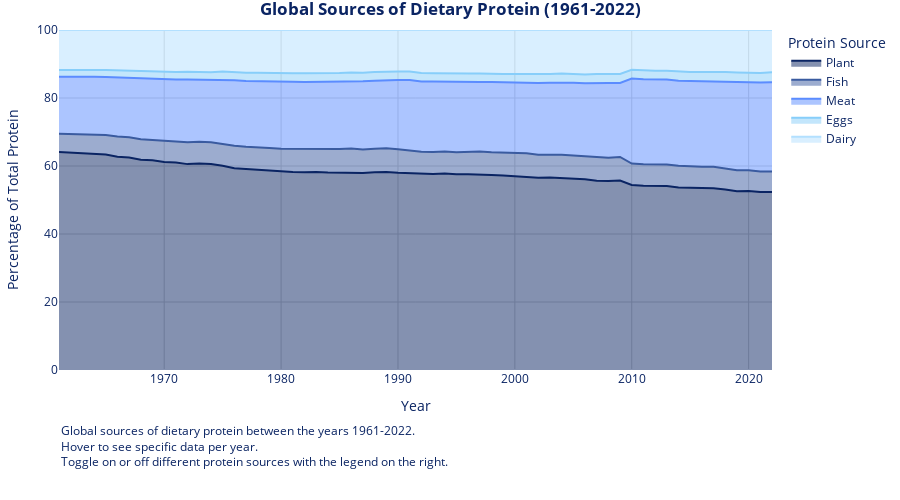

The notebook cell this image was saved under:
### Code cell
import pandas as pd
import plotly.express as px

df = pd.read_csv('../data/per-capita-sources-of-protein.csv')

df.columns = [col.split('|')[0].strip() for col in df.columns]

protein_cols = [
    'Vegetal Products',
    'Fish and seafood',
    'Meat, total',
    'All egg products',
    'Milk'
]

df = df.dropna(subset=protein_cols)

df_world = df.groupby('Year')[protein_cols].sum().reset_index()

df_world['Total'] = df_world[protein_cols].sum(axis=1)

for col in protein_cols:
    df_world[col] = df_world[col] / df_world['Total'] * 100

df_world = df_world.rename(columns={
    'Vegetal Products': 'Plant',
    'Fish and seafood': 'Fish',
    'Meat, total': 'Meat',
    'All egg products': 'Eggs',
    'Milk': 'Dairy'
})

fig = px.area(
    df_world,
    x='Year',
    y=['Plant', 'Fish', 'Meat', 'Eggs', 'Dairy'],
    labels={
        'value': 'Percentage of Total Protein',
        'Year': 'Year',
        'variable': 'Protein Source'
    },
    color_discrete_sequence=['#0a2463', '#3a5ba0', '#5b8cff', '#87cefa', '#b3e0ff']
)

fig.update_traces(
    hovertemplate="<b>%{fullData.name}</b><br>%{y:.1f}%<extra></extra>",
    opacity=1
)

fig.update_layout(
    hovermode='x unified',
    legend_title_text='Protein Source',
    plot_bgcolor='white',
    yaxis=dict(
        title='Percentage of Total Protein',
        range=[0, 100],
        gridcolor='lightgray'
    ),
    xaxis=dict(
        title='Year',
        gridcolor='lightgray'
    ),
    margin={'l': 30, 'b': 130, 'r': 30, 't': 30},
    title={
        'text': '<b>Global Sources of Dietary Protein (1961-2022)</b>',
        'x': 0.5,
        'xanchor': 'center'}, 
    font=dict(color='#0a2463'),
    height=500
)

fig.add_annotation(x=0, y=-0.3,
                   xref="paper", yref="paper",
                   showarrow=False,
                   align='left',
                   xanchor='left', yanchor='bottom',
                   text="Global sources of dietary protein between the years 1961-2022. <br>" + \
                        'Hover to see specific data per year.<br>'
                        'Toggle on or off different protein sources with the legend on the right.')

fig.update_annotations(
    font=dict(color='#0a2463')
)

fig.show()

### Figure 1 — Plotly figure (JSON) as saved in the notebook; plotly's stock layout.template omitted (floating-point values rounded to 4 significant figures)
{"data": [{"fillpattern": {"shape": ""}, "hovertemplate": "<b>%{fullData.name}</b><br>%{y:.1f}%<extra></extra>", "legendgroup": "Plant", "line": {"color": "#0a2463"}, "marker": {"symbol": "circle"}, "mode": "lines", "name": "Plant", "opacity": 1, "orientation": "v", "showlegend": true, "stackgroup": "1", "type": "scatter", "x": [1961, 1962, 1963, 1964, 1965, 1966, 1967, 1968, 1969, 1970, 1971, 1972, 1973, 1974, 1975, 1976, 1977, 1978, 1979, 1980, 1981, 1982, 1983, 1984, 1985, 1986, 1987, 1988, 1989, 1990, 1991, 1992, 1993, 1994, 1995, 1996, 1997, 1998, 1999, 2000, 2001, 2002, 2003, 2004, 2005, 2006, 2007, 2008, 2009, 2010, 2011, 2012, 2013, 2014, 2015, 2016, 2017, 2018, 2019, 2020, 2021, 2022], "xaxis": "x", "y": [64.1, 63.91, 63.62, 63.57, 63.37, 62.7, 62.49, 61.86, 61.72, 61.17, 61.02, 60.55, 60.73, 60.55, 60.05, 59.32, 59.09, 58.73, 58.66, 58.37, 58.26, 58.15, 58.23, 58.06, 58.01, 58.05, 57.95, 58.16, 58.24, 58.02, 57.94, 57.72, 57.67, 57.79, 57.57, 57.61, 57.54, 57.39, 57.17, 56.93, 56.86, 56.56, 56.62, 56.49, 56.18, 56.12, 55.64, 55.56, 55.73, 54.41, 54.18, 54.14, 54.11, 53.67, 53.56, 53.47, 53.48, 53.09, 52.55, 52.66, 52.33, 52.35], "yaxis": "y"}, {"fillpattern": {"shape": ""}, "hovertemplate": "<b>%{fullData.name}</b><br>%{y:.1f}%<extra></extra>", "legendgroup": "Fish", "line": {"color": "#3a5ba0"}, "marker": {"symbol": "circle"}, "mode": "lines", "name": "Fish", "opacity": 1, "orientation": "v", "showlegend": true, "stackgroup": "1", "type": "scatter", "x": [1961, 1962, 1963, 1964, 1965, 1966, 1967, 1968, 1969, 1970, 1971, 1972, 1973, 1974, 1975, 1976, 1977, 1978, 1979, 1980, 1981, 1982, 1983, 1984, 1985, 1986, 1987, 1988, 1989, 1990, 1991, 1992, 1993, 1994, 1995, 1996, 1997, 1998, 1999, 2000, 2001, 2002, 2003, 2004, 2005, 2006, 2007, 2008, 2009, 2010, 2011, 2012, 2013, 2014, 2015, 2016, 2017, 2018, 2019, 2020, 2021, 2022], "xaxis": "x", "y": [5.356, 5.413, 5.564, 5.604, 5.744, 5.997, 5.967, 6.006, 5.951, 6.287, 6.234, 6.4, 6.419, 6.407, 6.431, 6.639, 6.572, 6.658, 6.598, 6.725, 6.821, 6.753, 6.809, 6.95, 7.022, 7.066, 6.923, 6.896, 6.979, 6.877, 6.687, 6.442, 6.477, 6.474, 6.489, 6.601, 6.691, 6.631, 6.727, 6.732, 6.853, 6.79, 6.814, 6.846, 6.921, 6.813, 6.96, 6.893, 6.924, 6.3, 6.321, 6.296, 6.306, 6.407, 6.312, 6.316, 6.275, 6.217, 6.229, 6.064, 6.037, 6.004], "yaxis": "y"}, {"fillpattern": {"shape": ""}, "hovertemplate": "<b>%{fullData.name}</b><br>%{y:.1f}%<extra></extra>", "legendgroup": "Meat", "line": {"color": "#5b8cff"}, "marker": {"symbol": "circle"}, "mode": "lines", "name": "Meat", "opacity": 1, "orientation": "v", "showlegend": true, "stackgroup": "1", "type": "scatter", "x": [1961, 1962, 1963, 1964, 1965, 1966, 1967, 1968, 1969, 1970, 1971, 1972, 1973, 1974, 1975, 1976, 1977, 1978, 1979, 1980, 1981, 1982, 1983, 1984, 1985, 1986, 1987, 1988, 1989, 1990, 1991, 1992, 1993, 1994, 1995, 1996, 1997, 1998, 1999, 2000, 2001, 2002, 2003, 2004, 2005, 2006, 2007, 2008, 2009, 2010, 2011, 2012, 2013, 2014, 2015, 2016, 2017, 2018, 2019, 2020, 2021, 2022], "xaxis": "x", "y": [16.82, 17.01, 17.08, 17.09, 17.09, 17.36, 17.5, 17.92, 18.01, 18.1, 18.16, 18.46, 18.21, 18.32, 18.94, 19.22, 19.33, 19.52, 19.53, 19.61, 19.68, 19.83, 19.7, 19.71, 19.77, 19.85, 20.04, 20.04, 20.07, 20.38, 20.66, 20.67, 20.67, 20.49, 20.61, 20.53, 20.5, 20.71, 20.7, 20.91, 20.77, 21.06, 21.09, 21.26, 21.39, 21.38, 21.84, 21.98, 21.79, 25.03, 25.01, 25.04, 24.99, 24.99, 25.12, 25.15, 25.19, 25.56, 25.92, 25.81, 26.15, 26.31], "yaxis": "y"}, {"fillpattern": {"shape": ""}, "hovertemplate": "<b>%{fullData.name}</b><br>%{y:.1f}%<extra></extra>", "legendgroup": "Eggs", "line": {"color": "#87cefa"}, "marker": {"symbol": "circle"}, "mode": "lines", "name": "Eggs", "opacity": 1, "orientation": "v", "showlegend": true, "stackgroup": "1", "type": "scatter", "x": [1961, 1962, 1963, 1964, 1965, 1966, 1967, 1968, 1969, 1970, 1971, 1972, 1973, 1974, 1975, 1976, 1977, 1978, 1979, 1980, 1981, 1982, 1983, 1984, 1985, 1986, 1987, 1988, 1989, 1990, 1991, 1992, 1993, 1994, 1995, 1996, 1997, 1998, 1999, 2000, 2001, 2002, 2003, 2004, 2005, 2006, 2007, 2008, 2009, 2010, 2011, 2012, 2013, 2014, 2015, 2016, 2017, 2018, 2019, 2020, 2021, 2022], "xaxis": "x", "y": [1.916, 1.93, 1.955, 1.998, 2.029, 2.067, 2.112, 2.137, 2.193, 2.256, 2.267, 2.299, 2.289, 2.314, 2.384, 2.395, 2.434, 2.498, 2.526, 2.536, 2.548, 2.572, 2.555, 2.555, 2.553, 2.569, 2.527, 2.54, 2.484, 2.535, 2.51, 2.542, 2.481, 2.478, 2.484, 2.433, 2.489, 2.521, 2.476, 2.472, 2.525, 2.548, 2.538, 2.585, 2.569, 2.587, 2.61, 2.614, 2.595, 2.543, 2.535, 2.572, 2.614, 2.666, 2.66, 2.693, 2.738, 2.763, 2.824, 2.831, 2.825, 2.888], "yaxis": "y"}, {"fillpattern": {"shape": ""}, "hovertemplate": "<b>%{fullData.name}</b><br>%{y:.1f}%<extra></extra>", "legendgroup": "Dairy", "line": {"color": "#b3e0ff"}, "marker": {"symbol": "circle"}, "mode": "lines", "name": "Dairy", "opacity": 1, "orientation": "v", "showlegend": true, "stackgroup": "1", "type": "scatter", "x": [1961, 1962, 1963, 1964, 1965, 1966, 1967, 1968, 1969, 1970, 1971, 1972, 1973, 1974, 1975, 1976, 1977, 1978, 1979, 1980, 1981, 1982, 1983, 1984, 1985, 1986, 1987, 1988, 1989, 1990, 1991, 1992, 1993, 1994, 1995, 1996, 1997, 1998, 1999, 2000, 2001, 2002, 2003, 2004, 2005, 2006, 2007, 2008, 2009, 2010, 2011, 2012, 2013, 2014, 2015, 2016, 2017, 2018, 2019, 2020, 2021, 2022], "xaxis": "x", "y": [11.8, 11.73, 11.77, 11.74, 11.77, 11.88, 11.93, 12.08, 12.13, 12.19, 12.32, 12.29, 12.35, 12.4, 12.19, 12.42, 12.57, 12.6, 12.69, 12.75, 12.69, 12.69, 12.7, 12.72, 12.65, 12.47, 12.55, 12.36, 12.23, 12.19, 12.2, 12.63, 12.7, 12.77, 12.85, 12.83, 12.78, 12.75, 12.92, 12.95, 12.99, 13.05, 12.94, 12.82, 12.94, 13.1, 12.96, 12.96, 12.96, 11.72, 11.95, 11.95, 11.98, 12.26, 12.35, 12.37, 12.32, 12.37, 12.47, 12.63, 12.65, 12.45], "yaxis": "y"}], "layout": {"annotations": [{"align": "left", "font": {"color": "#0a2463"}, "showarrow": false, "text": "Global sources of dietary protein between the years 1961-2022. <br>Hover to see specific data per year.<br>Toggle on or off different protein sources with the legend on the right.", "x": 0, "xanchor": "left", "xref": "paper", "y": -0.3, "yanchor": "bottom", "yref": "paper"}], "font": {"color": "#0a2463"}, "height": 500, "hovermode": "x unified", "legend": {"title": {"text": "Protein Source"}, "tracegroupgap": 0}, "margin": {"b": 130, "l": 30, "r": 30, "t": 30}, "plot_bgcolor": "white", "title": {"text": "<b>Global Sources of Dietary Protein (1961-2022)</b>", "x": 0.5, "xanchor": "center"}, "xaxis": {"anchor": "y", "domain": [0.0, 1.0], "gridcolor": "lightgray", "title": {"text": "Year"}}, "yaxis": {"anchor": "x", "domain": [0.0, 1.0], "gridcolor": "lightgray", "range": [0, 100], "title": {"text": "Percentage of Total Protein"}}}}
